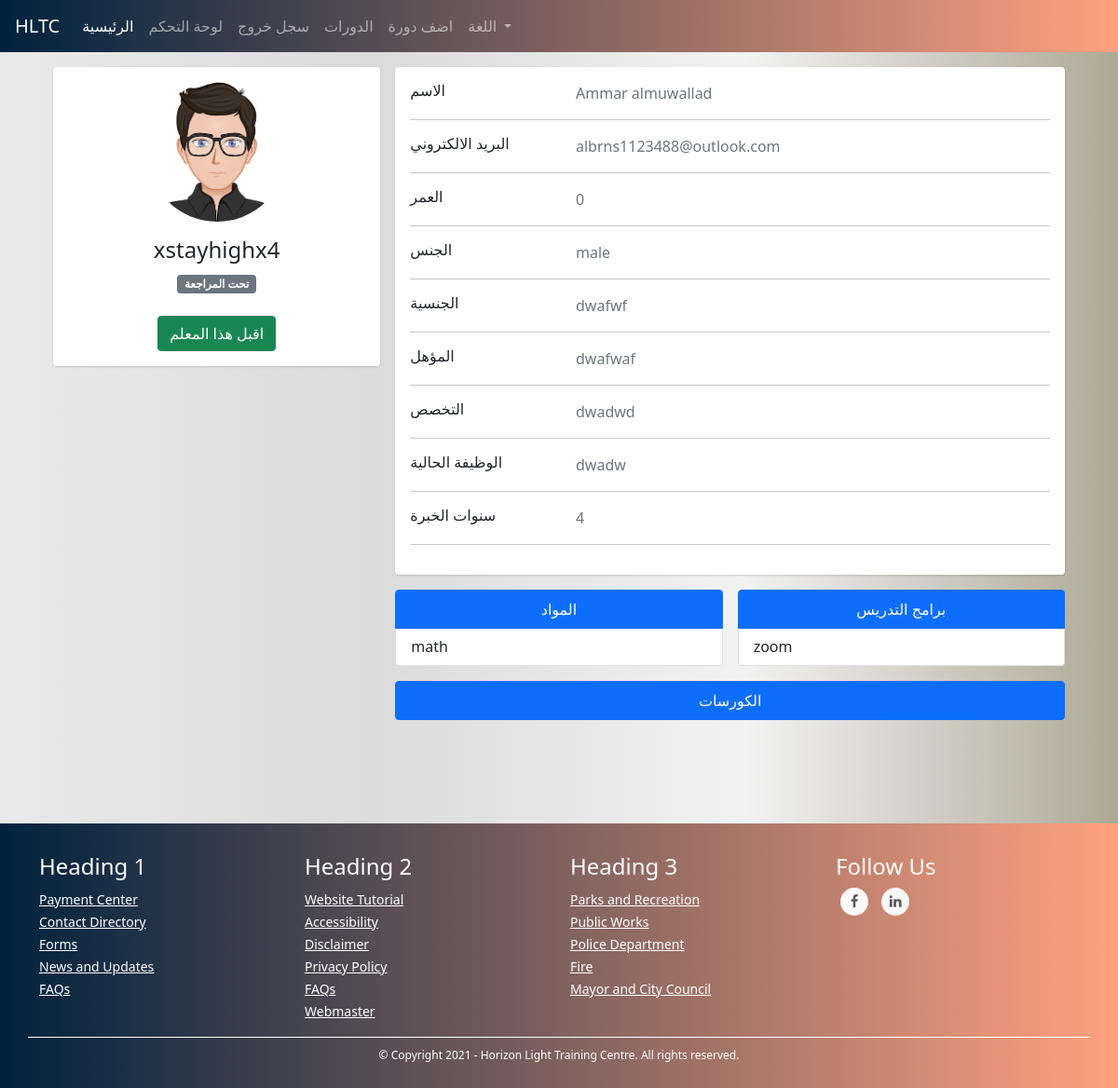
Before: /admins/user/3 (signed in) with the older database file.
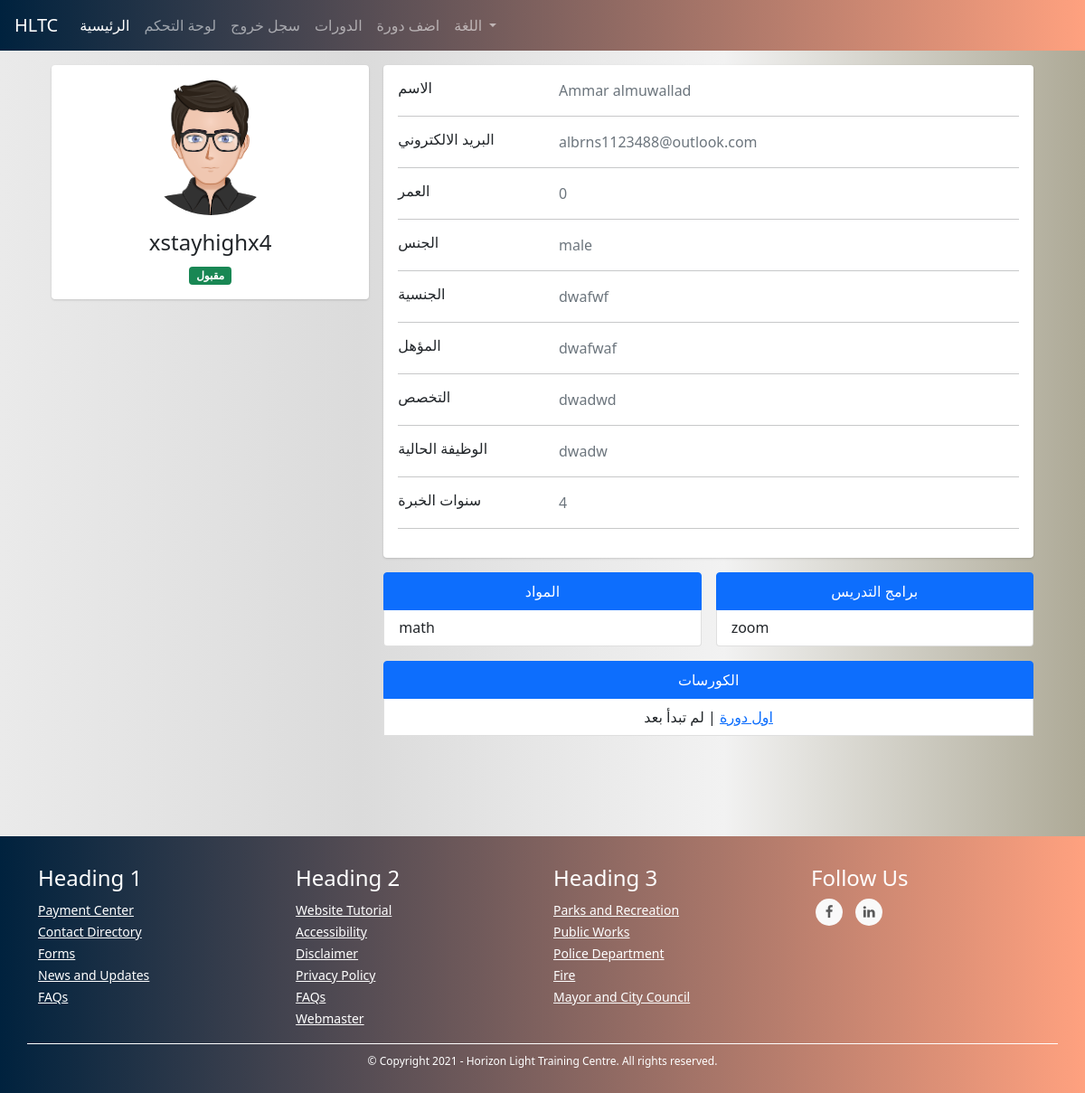
After: the same page with the newer database file.
### TUTOR/models.py (models this page shows, shortened)
class UserModel(db.Model, UserMixin):
    id = db.Column(db.Integer, primary_key=True)
    first_name = db.Column(db.String(128), nullable=False)
    last_name = db.Column(db.String(128), nullable=False)
    username = db.Column(db.String(20), unique=True, nullable=False)
    email = db.Column(db.String(256), unique=True, nullable=False)
    password = db.Column(db.String(255), nullable=False)
    user_type = db.Column(db.String(30), nullable=False)
    _gender = db.Column(db.Boolean, nullable=False, default=True)
    email_confirmation_code = db.Column(db.String(5), nullable=True)
    is_confirmed = db.Column(db.Boolean, nullable=False, default=False)
    creation_date = db.Column(db.DateTime, nullable=False, default=datetime.utcnow)
    admin_data_model = db.relationship('AdminDataModel', backref='user', uselist=False)
    tutor_data_model = db.relationship('TutorDataModel', backref='user', uselist=False)
    student_data_model = db.relationship('StudentDataModel', backref='user', uselist=False)
    @property
    def full_name(self):
        return self.first_name + " " + self.last_name
    @property
    def gender(self):
        return "male" if self._gender else "female"

class TutorDataModel(db.Model):
    id = db.Column(db.Integer, primary_key=True)
    date_of_birth = db.Column(db.DateTime, nullable=False)
    nationality = db.Column(db.String(30), nullable=False)
    qualification = db.Column(db.String(35), nullable=False)
    major = db.Column(db.String(35), nullable=False)
    current_job = db.Column(db.String(50), nullable=False)
    _subjects = db.Column(db.String(), nullable=False) # [subject1, subject2, ...]
    years_of_experience = db.Column(db.Integer, nullable=False)
    _tools_used_for_online_tutoring = db.Column(db.String(), nullable=False) # [tool1, tool2, ...]
    is_accepted = db.Column(db.Boolean, nullable=False, default=False)
    courses = db.relationship('CourseModel', backref='tutor')
    user_id = db.Column(db.Integer, db.ForeignKey('user_model.id'))
    @property
    def age(self):
        return int((datetime.date(datetime.utcnow()) - datetime.date(self.date_of_birth)).days / 365)
    @property
    def subjects(self):
        return json.loads(self._subjects)
    @property
    def tools_used_for_online_tutoring(self):
        return json.loads(self._tools_used_for_online_tutoring)

class CourseModel(db.Model):
    id = db.Column(db.Integer, primary_key=True)
    name = db.Column(db.String(130), nullable=False)
    description = db.Column(db.String(1000), nullable=False)
    subject = db.Column(db.String(), nullable=False)
    price = db.Column(db.Integer, nullable=False)
    min_students = db.Column(db.Integer, nullable=False)
    max_students = db.Column(db.Integer, nullable=False)
    currency = db.Column(db.String(3), nullable=False)
    began = db.Column(db.Boolean, nullable=False, default=False)
    ended = db.Column(db.Boolean, nullable=False, default=False)
    course_type = db.Column(db.Integer, nullable=False) # 1 for start when min number # 2 for start with min and date
    _period = db.Column(db.Integer, nullable=True) # days
    _start_date = db.Column(db.DateTime, nullable=True)
    _end_date = db.Column(db.DateTime, nullable=True)
    links = db.Column(db.String(), nullable=False) # {"zoom": "link", ....}
    weekly_time_table_json  = db.Column(db.String(1000), nullable=False) # {"saturday": {"from": ..., "to": ...}, ...}
    _state = db.Column(db.String(), nullable=False, default=json.dumps({"state_code": 1, "state_string": "لم تبدأ بعد", "allowed_actions": ["join", "view", "start", "cancel"]})) # {"state_code": 2, "state_string": "قائم", "allowed_actions": ["view", "end"]} {"state_code": 3, "state_string": "انتهى", "allowed_actions": ["delete"]} {"state_code": 4, "state_string": "ملغي", "allowed_actions": ["delete"]}
    number_of_students_paid = db.Column(db.Integer, nullable=False, default=0)
    have_sent_first_payment_emails = db.Column(db.Boolean, nullable=False, default=False)
    created_by_admin = db.Column(db.Boolean, nullable=False)
    creation_date = db.Column(db.DateTime, nullable=False, default=datetime.utcnow)
    payment_model = db.relationship('PaymentModel', backref='course', uselist=False)
    tutor_data_model_id = db.Column(db.Integer, db.ForeignKey('tutor_data_model.id'),
        nullable=False)
    @property
    def state(self): # hold the course's state for example (is it runnung or hasn't began yet...) this helps with determaning what to do with the couse next for example (if it's running we should look into if it should end)
        return json.loads(self._state)
    def start(self):
        self.began = True
        self._state = json.dumps({"state_code": 2, "state_string": "قائم", "allowed_actions": ["view", "end", "cancel"]})
        if self.course_type == 1:
            now = datetime.date(datetime.utcnow())
            self._start_date = now
            self._end_date = now + timedelta(days=self.period)
        db.session.commit()
        for sdm in self.students: # the paymetn is when a student joins not when the course begins bcz the course wont begin if students didn't pay
            send_student_course_start_email(sdm.user, self)
        send_tutor_course_start_email(self.tutor.user, self)
        return True
    def end(self):
        self.ended = True
        self._state = json.dumps({"state_code": 3, "state_string": "انتهى", "allowed_actions": ["delete"]})
        db.session.commit()
        for sdm in self.students:
            send_student_course_ended_email(sdm.user, self)
        send_tutor_course_ended_email(self.tutor.user, self)
        return True
    def cancel(self):
        self._state = json.dumps({"state_code": 4, "state_string": "ملغي", "allowed_actions": ["delete"]})
        db.session.commit()
        self.payment_model.refund_all()
        for sdm in self.students:
            send_student_course_canceled_email(sdm.user, self)
        send_tutor_course_canceled_email(self.tutor.user, self)

### TUTOR/ADMINISTRATION/routes.py (the view)
@admins_blueprint.route("/admins/user/<user_id>", methods=["GET"])
@login_required(ADMIN_TYPES)
def user_detailed_view(user_id): # admin only
    user = UserModel.query.get(user_id)
    user_type = user.user_type
    if user_type == "tutor":
        return render_template("admins/users/new_tutor.html", user=user)
    elif user_type == "student":
        return render_template("admins/users/new_student.html", user=user)
    elif user_type in ADMIN_TYPES:
        return render_template("admins/users/new_admin.html", user=user)

### TUTOR/templates/admins/users/new_tutor.html (shortened to what this page needs)
{% extends "template.html" %}
{% block content %}
<link rel="stylesheet" href="{{ url_for('static', filename='css/students/profile.css') }}">
<div class="container">
    <div class="main-body">
      <div class="row justify-content-center">
        <div class="col-sm-7 my-col">
        </div>
    </div>
          <div class="row gutters-sm">
            <div class="col-md-4 mb-3">
              <div class="card">
                <div class="card-body">
                  <div class="d-flex flex-column align-items-center text-center">
                    {% if user._gender  %}
                    <img src="{{ url_for('static', filename='images/male_student.png') }}" alt="Admin" class="rounded-circle" width="150">
                    {% else %}
                    <img src="{{ url_for('static', filename='images/female_tutor.jpg') }}" alt="Admin" class="rounded-circle" width="150">
                    {% endif %}
                    <div class="mt-3">
                      <h4>{{ user.username }}</h4>
                      {% if user.tutor_data_model.is_accepted %}
                      <span class="badge bg-success">مقبول</span>
                      {% else %}
                      <span class="badge bg-secondary">تحت المراجعة</span>
                      <br><br>
                      <a href="{{ url_for('admins_blueprint.accept_tutor', tutor_id=user.tutor_data_model.id) }}"><button type="button" class="btn btn-success">اقبل هذا المعلم</button></a>
                      {% endif %}
                    </div>
                  </div>
                </div>
              </div>
            </div>
            <div class="col-md-8">
              <div class="card mb-3">
                <div class="card-body">
                  <div class="row">
                    <div class="col-sm-3">
                      <h6 class="mb-0">الاسم</h6>
                    </div>
                    <div class="col-sm-9 text-secondary">
                      {{ user.full_name }}
                    </div>
                  </div>
                  <hr>
                  <div class="row">
                    <div class="col-sm-3">
                      <h6 class="mb-0">البريد الالكتروني</h6>
                    </div>
                    <div class="col-sm-9 text-secondary">
                      {{ user.email }}
                    </div>
                  </div>
                  <hr>
                  <div class="row">
                    <div class="col-sm-3">
                      <h6 class="mb-0">العمر</h6>
                    </div>
                    <div class="col-sm-9 text-secondary">
                      {{ user.tutor_data_model.age }}
                    </div>
                  </div>
                  <hr>
                  <div class="row">
                    <div class="col-sm-3">
                      <h6 class="mb-0">الجنس</h6>
                    </div>
                    <div class="col-sm-9 text-secondary">
                      {{ user.gender }}
                    </div>
                  </div>
                  <hr>
                  <div class="row">
                    <div class="col-sm-3">
                      <h6 class="mb-0">الجنسية</h6>
                    </div>
                    <div class="col-sm-9 text-secondary">
                      {{ user.tutor_data_model.nationality }}
                    </div>
                  </div>
                  <hr>
                  <div class="row">
                    <div class="col-sm-3">
                      <h6 class="mb-0">المؤهل</h6>
                    </div>
                    <div class="col-sm-9 text-secondary">
                      {{ user.tutor_data_model.qualification }}
                    </div>
                  </div>
                  <hr>
                  <div class="row">
                    <div class="col-sm-3">
                      <h6 class="mb-0">التخصص</h6>
                    </div>
                    <div class="col-sm-9 text-secondary">
                      {{ user.tutor_data_model.major }}
                    </div>
                  </div>
                  <hr>
                  <div class="row">
                    <div class="col-sm-3">
                      <h6 class="mb-0">الوظيفة الحالية</h6>
                    </div>
                    <div class="col-sm-9 text-secondary">
                      {{ user.tutor_data_model.current_job }}
                    </div>
                  </div>
                  <hr>
                  <div class="row">
                    <div class="col-sm-3">
                      <h6 class="mb-0">سنوات الخبرة</h6>
                    </div>
                    <div class="col-sm-9 text-secondary">
                      {{ user.tutor_data_model.years_of_experience }}
                    </div>
                  </div>
                  <hr>
                </div>
              </div>
              <div class="row gutters-sm">
                <div class="col-sm-6 mb-3">
                    <ul class="list-group">
                        <li class="list-group-item active" aria-current="true"><center>المواد</center></li>
                        {% for subject in user.tutor_data_model.subjects %}
                        <li class="list-group-item">{{ subject }}</li>
                        {% endfor %}
                      </ul>
                </div>
                <div class="col-sm-6 mb-3">
                    <ul class="list-group">
                        <li class="list-group-item active" aria-current="true"><center>برامج التدريس</center></li>
                        {% for tool in user.tutor_data_model.tools_used_for_online_tutoring %}
                        <li class="list-group-item">{{ tool }}</li>
                        {% endfor %}
                      </ul>
                </div>
              <div class="col-sm-12 mb-6">
                <ul class="list-group">
                    <li class="list-group-item active" aria-current="true"><center>الكورسات</center></li>
                    {% for course in user.tutor_data_model.courses %}
                    <center><li class="list-group-item"><a href="{{ url_for('courses_blueprint.course', course_id=course.id) }}">{{ course.name }}</a> | {{ course.state.state_string }}</li></center>
                    {% endfor %}
                  </ul>
            </div>
        </div>
            </div>
          </div>
        </div>
    </div>
    <br><br><br><br>
{% endblock %}

Changed rows visible on the page:
changed TutorDataModel "dwafwf": is_accepted False → True (drawn)
added CourseModel: name "اول دورة", state.state_string "لم تبدأ بعد"
Other visible differences:
text no longer shown: "تحت المراجعة اقبل هذا المعلم"
text now shown: "مقبول"
